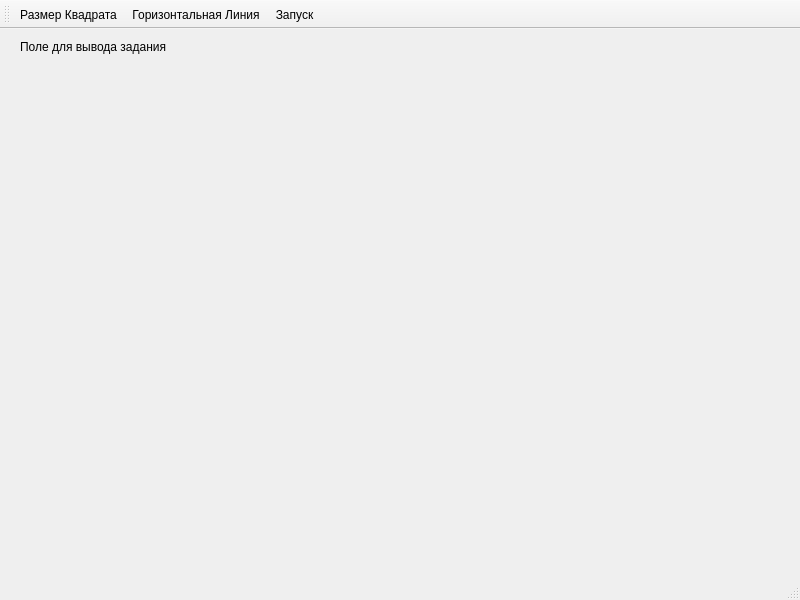
<?xml version="1.0" encoding="UTF-8"?>
<ui version="4.0">
 <class>MainWindow</class>
 <widget class="QMainWindow" name="MainWindow">
  <property name="geometry">
   <rect>
    <x>0</x>
    <y>0</y>
    <width>800</width>
    <height>600</height>
   </rect>
  </property>
  <property name="windowTitle">
   <string>MainWindow</string>
  </property>
  <property name="windowIcon">
   <iconset resource="icons.qrc">
    <normaloff>:/new/prefix1/icons/icons8-остров-на-воде-48.png</normaloff>:/new/prefix1/icons/icons8-остров-на-воде-48.png</iconset>
  </property>
  <widget class="QWidget" name="centralwidget">
   <widget class="QLabel" name="label">
    <property name="geometry">
     <rect>
      <x>20</x>
      <y>10</y>
      <width>201</width>
      <height>16</height>
     </rect>
    </property>
    <property name="text">
     <string>Поле для вывода задания</string>
    </property>
   </widget>
  </widget>
  <widget class="QMenuBar" name="menubar">
   <property name="geometry">
    <rect>
     <x>0</x>
     <y>0</y>
     <width>800</width>
     <height>20</height>
    </rect>
   </property>
  </widget>
  <widget class="QStatusBar" name="statusbar"/>
  <widget class="QToolBar" name="toolBar">
   <property name="windowTitle">
    <string>toolBar</string>
   </property>
   <attribute name="toolBarArea">
    <enum>TopToolBarArea</enum>
   </attribute>
   <attribute name="toolBarBreak">
    <bool>false</bool>
   </attribute>
   <addaction name="actionSize"/>
   <addaction name="actionLine"/>
   <addaction name="actionPlay"/>
  </widget>
  <action name="actionSize">
   <property name="icon">
    <iconset resource="icons.qrc">
     <normaloff>:/new/prefix1/icons/icons8-квадрат-24.svg</normaloff>:/new/prefix1/icons/icons8-квадрат-24.svg</iconset>
   </property>
   <property name="text">
    <string>Размер Квадрата</string>
   </property>
  </action>
  <action name="actionLine">
   <property name="icon">
    <iconset resource="icons.qrc">
     <normaloff>:/new/prefix1/icons/icons8-линия-24.svg</normaloff>:/new/prefix1/icons/icons8-линия-24.svg</iconset>
   </property>
   <property name="text">
    <string>Горизонтальная Линия</string>
   </property>
  </action>
  <action name="actionPlay">
   <property name="icon">
    <iconset resource="icons.qrc">
     <normaloff>:/new/prefix1/icons/icons8-старт-24.svg</normaloff>:/new/prefix1/icons/icons8-старт-24.svg</iconset>
   </property>
   <property name="text">
    <string>Запуск</string>
   </property>
  </action>
 </widget>
 <resources>
  <include location="icons.qrc"/>
 </resources>
 <connections/>
</ui>
